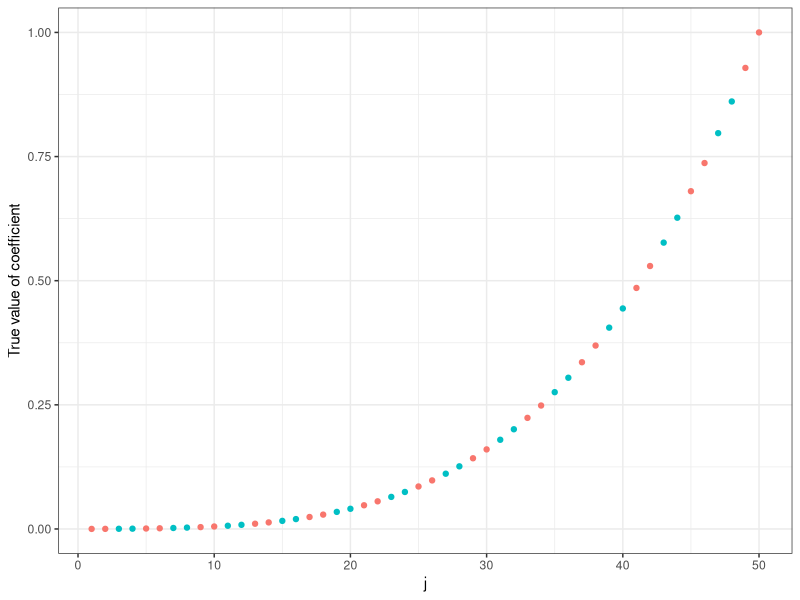
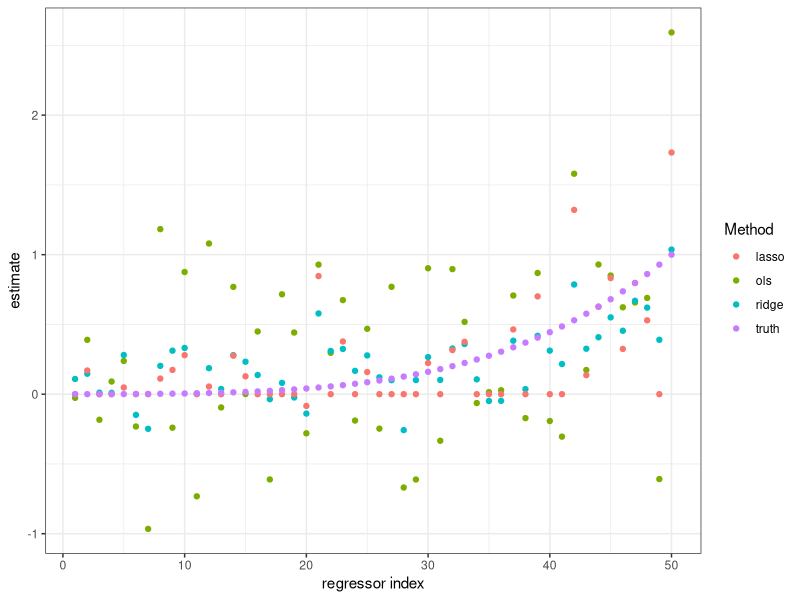
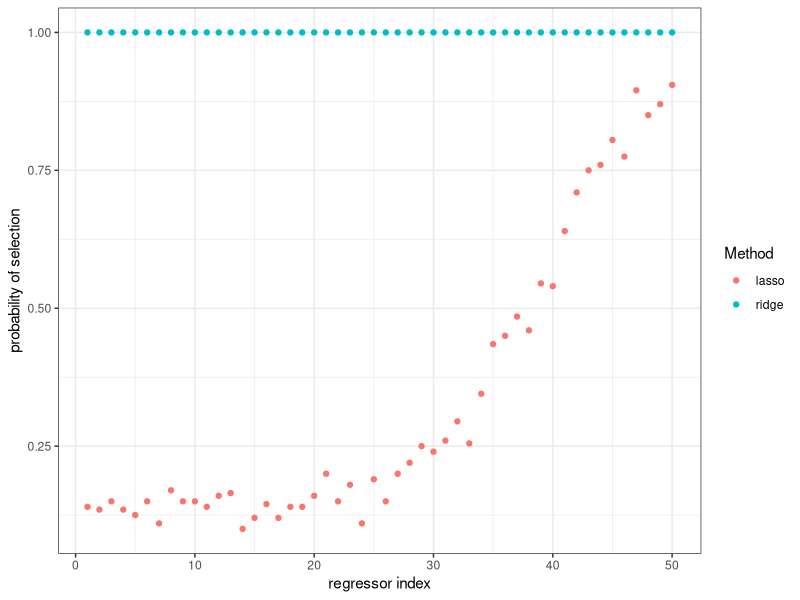
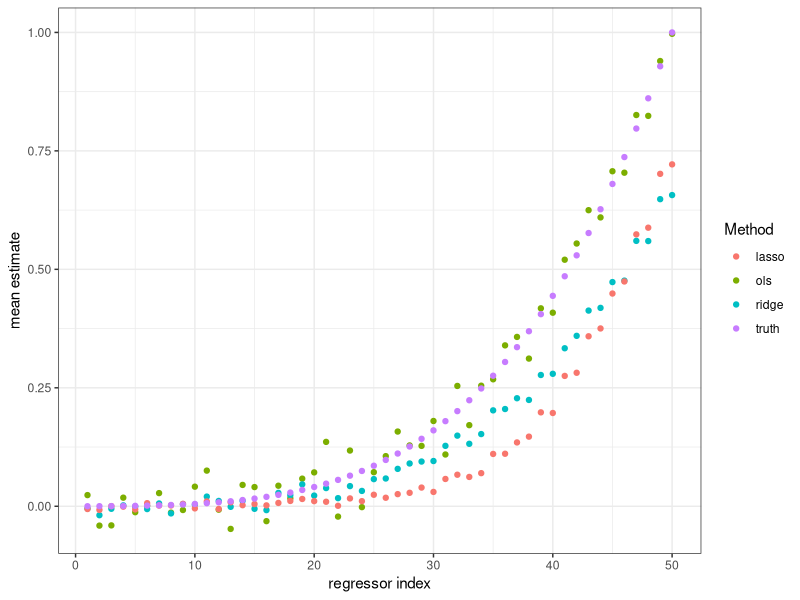
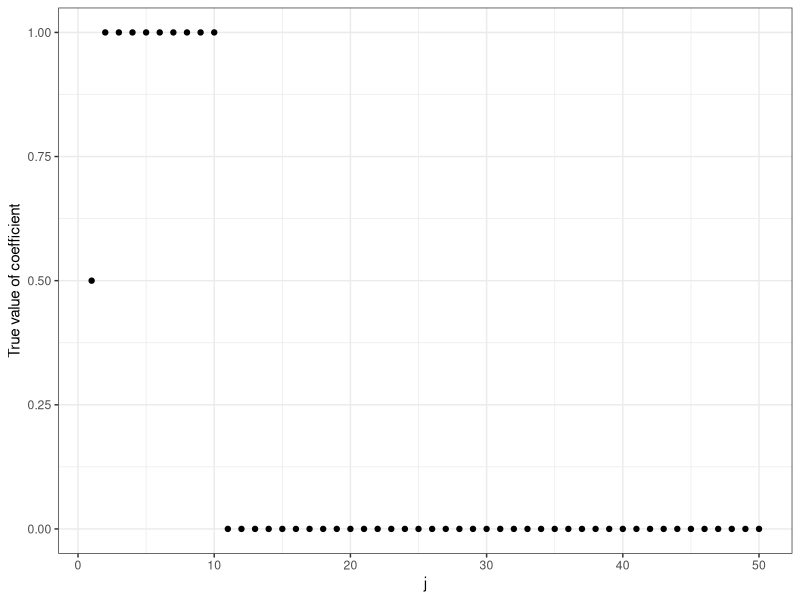
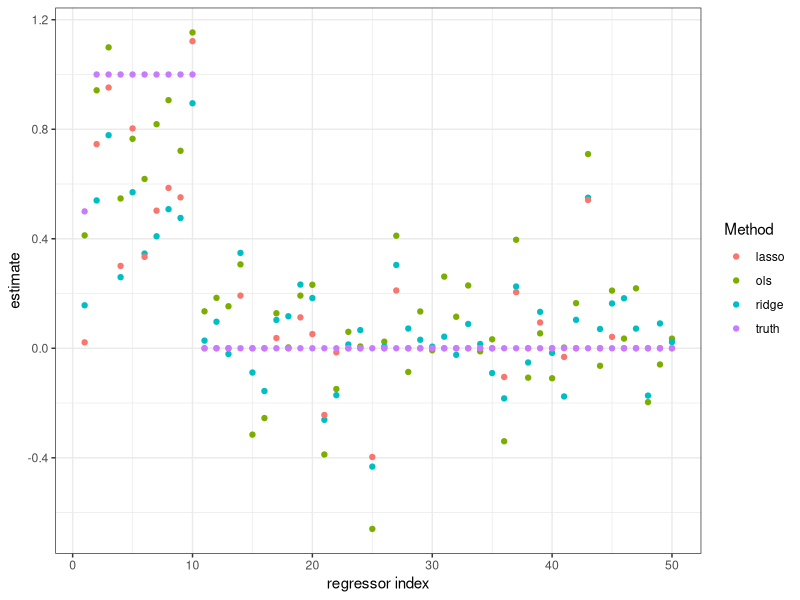
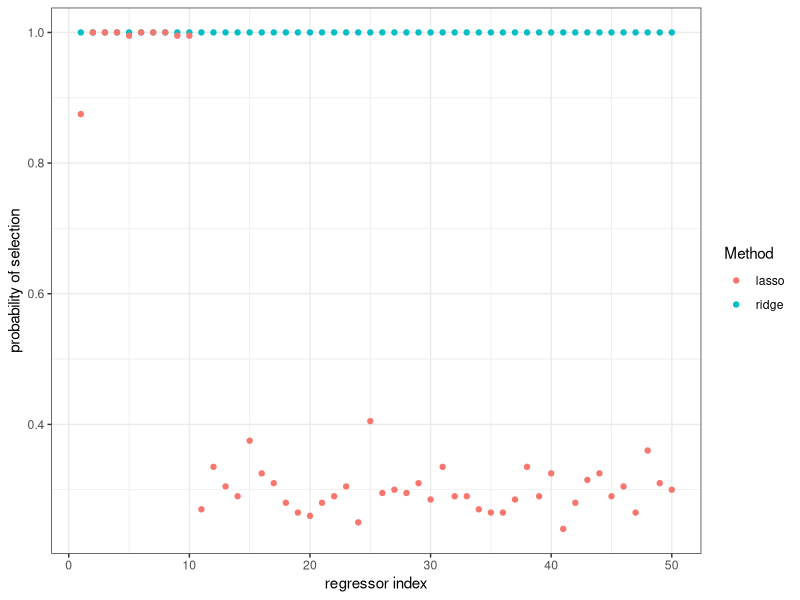
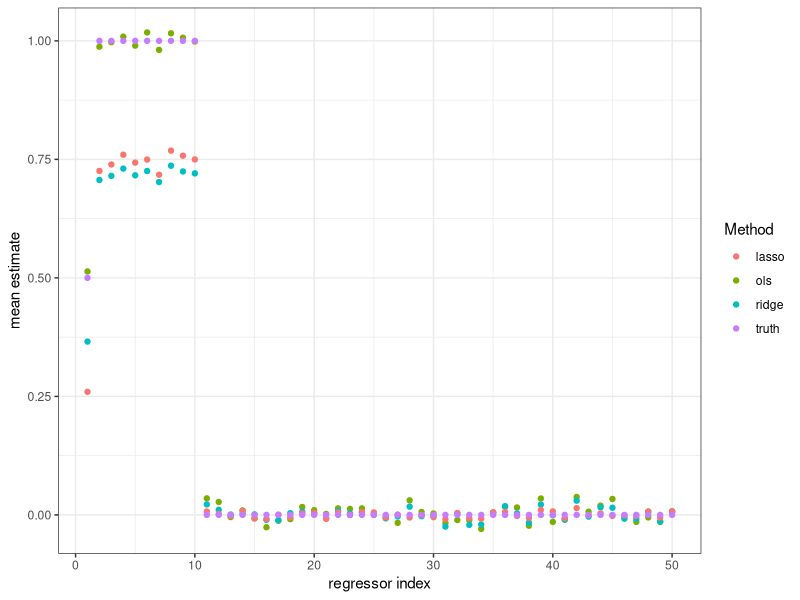

Reproduce these figures in R, in order. (Note: a time limit stopped this script after it produced the figures.)
library(ggplot2)
library(glmnet)
library(data.table)
library(xtable)
library(MASS)

# function that generates data for the "dense" design
generate_data_dense <- function() {
  # round up to next even number
  p_prime <- p + p %% 2
  Sigma <- kronecker(diag(p_prime/2), matrix(c(1, corr_par, corr_par, 1),
                                             nrow = 2, ncol = 2))
  Sigma <- Sigma[seq_len(p), seq_len(p)]
  
  X <- mvrnorm(n, mu = rep_len(0, p), Sigma = Sigma)
  
  y <- X %*% coef_true$b + rnorm(n, sd = 3)
  
  setNames(data.table(cbind(y, X)), c("y", sprintf("x%d", seq_len(p))))
}

# function that generates data for the "sparse" desgin w/ high correlation of 
# the first 2 regressors
generate_data_sparse_corr <- function() {
  # round up to next even number
  Sigma <- diag(p)
  
  Sigma[seq_len(2), seq_len(2)] <- 
    matrix(c(1, 0.95, 0.95, 1), nrow = 2, ncol = 2)
  
  X <- mvrnorm(n, mu = rep_len(0, p), Sigma = Sigma)
  
  y <- X %*% coef_true$b + rnorm(n, sd = 2)
  
  setNames(data.table(cbind(y, X)), c("y", sprintf("x%d", seq_len(p))))
}

# function that generates data for the "sparse" desgin w/o correlation of 
# the first 2 regressors
generate_data_sparse_uncorr <- function() {
  # round up to next even number
  Sigma <- diag(p)
  
  X <- mvrnorm(n, mu = rep_len(0, p), Sigma = Sigma)
  
  y <- X %*% coef_true$b + rnorm(n, sd = 2)
  
  setNames(data.table(cbind(y, X)), c("y", sprintf("x%d", seq_len(p))))
}

# draw random data and fit regression models once
simulate_once <- function(s, generate_data, 
                          lambda_ridge = "lambda.min", lambda_lasso = "lambda.min", 
                          always_include_first = FALSE) {  
  
  training_data <- generate_data()
  verification_data <- generate_data()
  
  f_true <- as.vector(as.matrix(verification_data[, 2:(p+1)]) %*% coef_true$b)
  
  # data contains regressors and one outcome (-> subtract 1)
  p <- ncol(training_data) - 1 
  
  if (always_include_first) {
    penalty_factor <- c(0, rep(1, p - 1))
  } else {
    penalty_factor <- rep(1, p)
  }
  
  ols_fit <- lm(training_data$y ~ as.matrix(training_data[, 2:(p+1)]))
  coef_ols <- coef(ols_fit)[2:(p+1)]
  predict_ols <- predict(ols_fit, x = as.matrix(verification_data[, 2:(p+1)]))
  
  ridge_fit <- 
    cv.glmnet(as.matrix(training_data[, 2:(p+1)]), training_data$y, 
              family = "gaussian", alpha = 0, standardize = FALSE, 
              penalty.factor = penalty_factor)
  coef_ridge <- as.matrix(coef(ridge_fit, s = lambda_ridge))[2:(p+1)]
  predict_ridge <- 
    as.vector(predict(ridge_fit, newx = as.matrix(verification_data[, 2:(p+1)]), 
                      s = lambda_ridge))
  
  lasso_fit <- 
    cv.glmnet(as.matrix(training_data[, 2:(p+1)]), training_data$y, 
              family = "gaussian", alpha = 1, standardize = FALSE, 
              penalty.factor = penalty_factor)
  coef_lasso <- as.matrix(coef(lasso_fit, s = lambda_lasso))[2:(p+1)]
  predict_lasso <- 
    as.vector(predict(lasso_fit, newx = as.matrix(verification_data[, 2:(p+1)]), 
                      s = lambda_lasso))
  
  selected <- abs(coef_lasso) > 0
  post_lasso_fit <- lm(training_data$y ~ as.matrix(training_data)[, c(FALSE, selected)])
  coef_post_lasso <- numeric(p)
  coef_post_lasso[selected] <- coef(post_lasso_fit)[-1]
  predict_post_lasso <- predict(post_lasso_fit, x = as.matrix(verification_data[, 2:(p+1)]))

  list(coef_ols=coef_ols, predict_ols = predict_ols,
       coef_ridge=coef_ridge, predict_ridge = predict_ridge, 
       coef_lasso=coef_lasso, predict_lasso = predict_lasso,
       coef_post_lasso = coef_post_lasso, predict_post_lasso = predict_post_lasso, 
       f_true = f_true, 
       lambda.min_ridge = ridge_fit$lambda.min, 
       lambda.min_lasso = lasso_fit$lambda.min)
}

# summarize coefficients estimates obtained in MC simulations
summarize_sim_coef <- function(method, sim_results) {
  coef <- 
    do.call(rbind, lapply(sim_results, function(x) x[[paste0("coef_", method)]]) )
  
  data.frame(method = rep_len(method, p),
             j = seq_len(p), b = as.vector(colMeans(coef)), 
             included = as.vector(colMeans(abs(coef) > 0)), 
             stringsAsFactors = FALSE)
}

# estimate empirical MSE from MC simulations
summarize_sim_mse <- function(method, sim_results) {

  prediction <- 
    do.call(c, lapply(sim_results, function(x) x[[paste0("predict_", method)]]) )
  
  f_true <- 
    do.call(c, lapply(sim_results, function(x) x$f_true) )
  
  data.frame(method = method, mse = mean((prediction - f_true)^2))
}

# draw data once and fit regression models and output results
simulate_design_once <- function(generate_data, file, methods = c("ols", "ridge", "lasso"), 
                                 always_include_first = FALSE) {
  
  coef_as_df <- function(method) {
    data.frame(method = rep_len(method, p), j = seq_len(p), 
               b = simulation_result[[paste0("coef_", method)]])
  }
  
  simulation_result <- simulate_once(1, generate_data = generate_data, 
                                     always_include_first = always_include_first)
  
  fit_once_coef <- 
    rbind(do.call(rbind, lapply(methods, coef_as_df)),
          coef_true[, c("method", "j", "b")])
  
  plot_coef <-   ggplot2::ggplot(fit_once_coef, aes(x = j, y = b, color = as.factor(method))) + 
    geom_point() + theme_bw() + labs(color = "Method") + xlab("regressor index") + ylab("estimate")
  
  pdf(file, width = 4.2, height = 2.5)
    print(plot_coef)
  dev.off()
  
  plot_coef
}

# run an MC simulation, generate summaries and save them
simulate_design_MC <- function(generate_data, file_prefix, num_sim = 50, 
                               methods = c("ols", "ridge", "lasso"), 
                               lambda.min_ridge = "lambda.min", lambda.min_lasso = "lambda.min", 
                               always_include_first = FALSE) {
  
  sim_results <- lapply(seq_len(num_sim), simulate_once, lambda_ridge = lambda.min_ridge, 
                        lambda_lasso = lambda.min_lasso,
                        generate_data = generate_data, 
                        always_include_first = always_include_first)
  
  lambda.min_ridge <- mean(do.call(c, lapply(sim_results, function(x) x$lambda.min_ridge) )) 
  lambda.min_lasso <- mean(do.call(c, lapply(sim_results, function(x) x$lambda.min_lasso) )) 

  summary_sim_coef <- 
    rbind(do.call(rbind, 
                  lapply(methods, summarize_sim_coef, sim_results = sim_results)), 
          cbind(coef_true[c("method", "j", "b")], data.frame(included = rep.int(NA, nrow(coef_true))))
          )
  
  summary_sim_coef <- data.table(summary_sim_coef)
  
  plot_included <- 
    ggplot(summary_sim_coef[method %in% c("ridge", "lasso"), ], 
           aes(x = j, y = included, color = as.factor(method))) + 
    geom_point() + theme_bw() + labs(color = "Method") + xlab("regressor index") + 
    ylab("probability of selection")
  
  pdf(paste0(file_prefix, "_plot_included.pdf"), width = 4.2, height = 2.5)
    print(plot_included)
  dev.off()
  
  sum_sim_mse <- 
    do.call(rbind, lapply(methods, summarize_sim_mse, sim_results = sim_results))
  sum_sim_mse
  print(xtable(sum_sim_mse), booktabs = TRUE, file = paste0(file_prefix, "_mse_table.tex"))
  
  plot_coef <- ggplot2::ggplot(summary_sim_coef, aes(x = j, y = b, color = as.factor(method))) + 
    geom_point() + theme_bw() + labs(color = "Method") + xlab("regressor index") + 
    ylab("mean estimate")
  
  pdf(paste0(file_prefix, "_plot_mean.pdf"), width = 4.2, height = 2.5)
    print(plot_coef)
  dev.off()
  
  list(lambda.min_ridge = lambda.min_ridge, lambda.min_lasso = lambda.min_lasso, 
       sum_sim_mse = sum_sim_mse, 
       plot_included = plot_included, 
       plot_coef = plot_coef, summary_sim_coef = summary_sim_coef)
}

# set working directory
wd <- "/Users/xdzean/Dropbox/teaching/machine_learning/ML_notes/R_code/penalized_regression"
# the folder "output_for_slides" must exist in wd
setwd(file.path(wd, "output_for_slides"))

### Simulate a model that is NOT sparse

# number of regressors/features 
p <- 50
# number of observations 
n <- 100
# parameterization of some correlations
corr_par <- 0.8

# define coefficients
b <- seq(0.1, 1, length.out = p)
b <- abs(b)^(4)
coef_true <- data.frame(method = rep_len("truth", p), 
                        j = seq_len(p), b = b, group = ((seq_len(p)-1) %/% 2) %% 2)

# plot coefficients
pdf("dense_plot_coefficients.pdf", width = 4.2, height = 2.5)
print(ggplot2::ggplot(coef_true, aes(x = j, y = b, color = as.factor(group))) + 
        geom_point() + theme_bw() + guides(color = FALSE) + ylab("True value of coefficient"))
dev.off()

# fit 1 model
set.seed(20190516)
plot_once <- simulate_design_once(generate_data_dense, "dense_plot_coef_once.pdf")

# run MC simulation
MC_sim_dense <- simulate_design_MC(generate_data_dense, "dense", num_sim = 200, lambda.min_ridge = 3.2,
                                   lambda.min_lasso = 0.4)


### Simulate a model that is IS sparse

# define coefficients
b <- rep(0, length.out = p)
b[1] <- 0.5
b[2:10] <- 1
coef_true <- data.frame(method = rep_len("truth", p),
                        j = seq_len(p), b = b)

# plot coefficients
pdf("sparse_plot_coefficients.pdf", width = 4.2, height = 2.5)
print(ggplot2::ggplot(coef_true, aes(x = j, y = b)) + 
        geom_point() + theme_bw() + guides(color = FALSE) + ylab("True value of coefficient"))
dev.off()

# fit 1 model
set.seed(20190516)
plot_once <-
  simulate_design_once(generate_data_sparse_uncorr, "sparse_uncorr_plot_coef_once.pdf")

## uncorrelated case

# run MC simulation 
MC_sim_sparse_uncorr <-
  simulate_design_MC(generate_data_sparse_uncorr, "sparse_uncorr", num_sim = 200, 
                     lambda.min_ridge = 0.9, lambda.min_lasso = 0.2)

## uncorrelated case, fix first regressor, demonstration of post-lasso

# run MC simulation
MC_sim_sparse_uncorr_post <-
  simulate_design_MC(generate_data_sparse_uncorr, "sparse_uncorr_post",
                     num_sim = 200, lambda.min_ridge = "lambda.min",
                     lambda.min_lasso = "lambda.min", methods = c("ols", "lasso", "post_lasso"), 
                     always_include_first = TRUE)

## correlated case, fix first regressor, demonstration of post-lasso

# now run design with strong correlation in 1st 2 regressors
# run MC simulation
MC_sim_sparse_corr_post <-
  simulate_design_MC(generate_data_sparse_corr, "sparse_corr_post",
                     num_sim = 200, lambda.min_ridge = "lambda.min",
                     lambda.min_lasso = "lambda.min", methods = c("ols", "lasso", "post_lasso"), 
                     always_include_first = TRUE)

## cross-validation example 

set.seed(20180524)
training_data <- generate_data_sparse_corr()

lasso_cv <- 
  cv.glmnet(as.matrix(training_data[, 2:(p+1)]), training_data$y, 
            family = "gaussian", alpha = 1, standardize = FALSE, nfolds = 10, 
            lambda = exp(seq(log(0.002), log(1.6), length.out = 30)))

df_lasso_cv <- data.frame(lambda=lasso_cv$lambda, cvm=lasso_cv$cvm, 
                          upper = lasso_cv$cvm + 2*lasso_cv$cvsd,
                          lower = lasso_cv$cvm - 2*lasso_cv$cvsd)

plot_lasso_cv <- ggplot(df_lasso_cv, aes(x=log(lambda), y=cvm)) +
  geom_point(color = "red") + theme_bw() + geom_errorbar(aes(ymin = lower, ymax = upper), color="grey") 

plot_lasso_cv

pdf("cv_example_lambda_path.pdf", width = 4.2, height = 2.5)
  plot_lasso_cv
dev.off()

plot_lasso_cv <- plot_lasso_cv + 
  geom_vline(xintercept = log(lasso_cv$lambda.min), linetype = "dashed") +
  geom_vline(xintercept = log(lasso_cv$lambda.1se), linetype = "dashed") 

pdf("cv_example_lambda_choice.pdf", width = 4.2, height = 2.5)
  plot_lasso_cv
dev.off()
